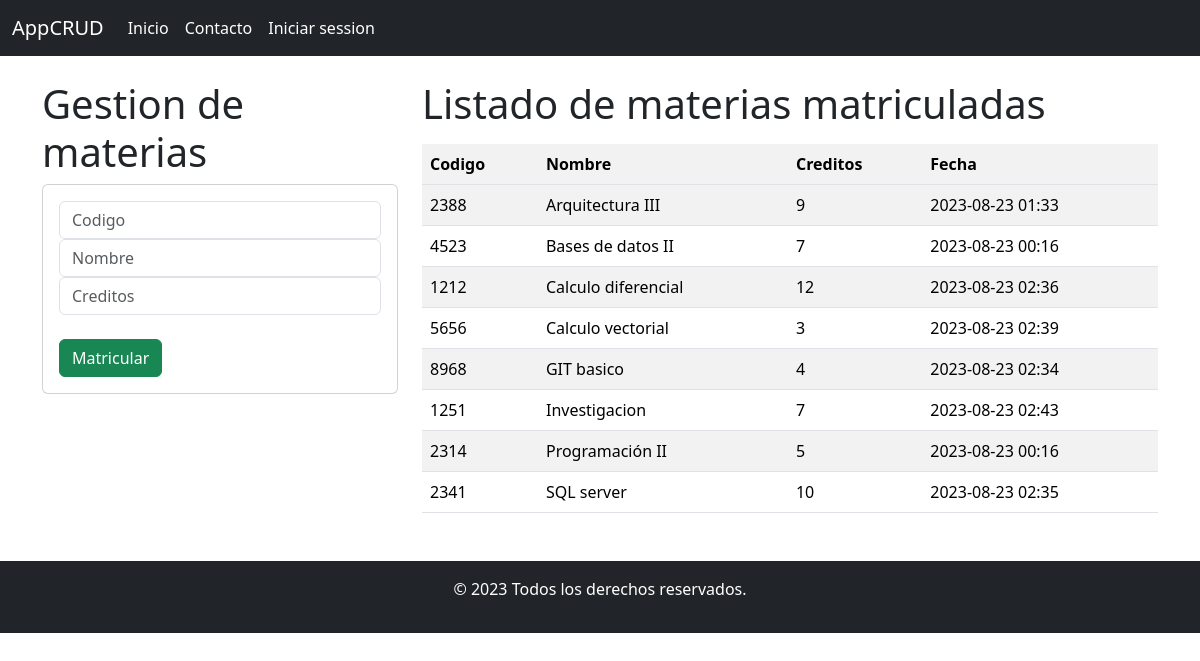
Before: /home/ with the older database file.
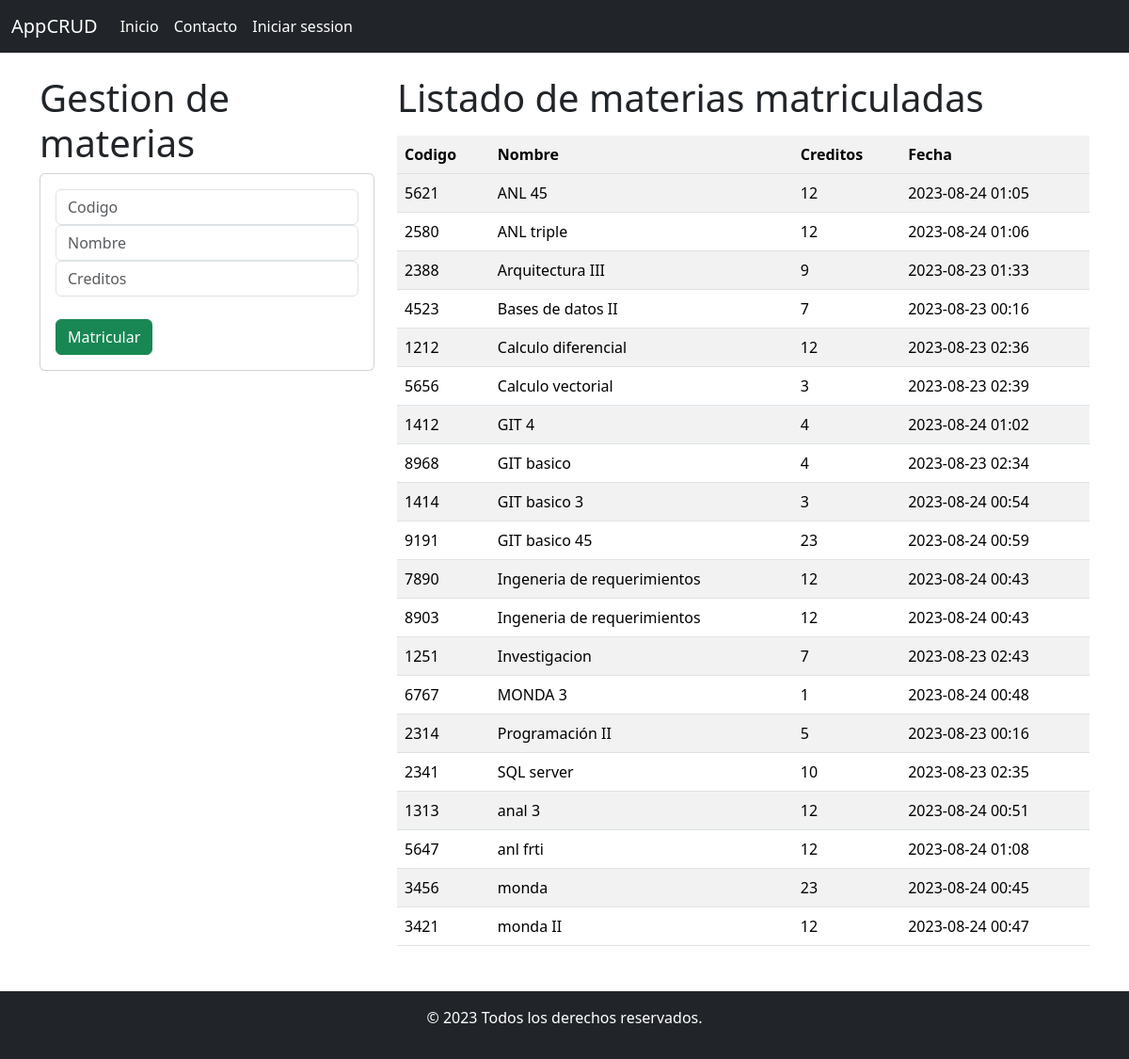
After: the same page with the newer database file.
### GestionarMaterias/models.py (models this page shows, shortened)
class MaricularMaterias(models.Model):
    id = models.CharField(primary_key=True,  max_length=5)
    nombre = models.CharField(max_length=40, blank=False, null=False)
    creditos = models.PositiveSmallIntegerField(blank=False, null=False)
    fecha = models.DateTimeField(auto_now=True)

### GestionarMaterias/views.py (the view)
# urls.py: path('home/', views.home, name="home" ),
def home(request):
    materias = MaricularMaterias.objects.all().order_by("nombre")
    contexto = {"materias": materias}
    return render(request, "gestionMaterias.html", context=contexto)

### GestionarMaterias/templates/gestionMaterias.html (shortened to what this page needs)
{% extends "main.html" %}
{% block body %}
<div class="row">
    <div class="col-sm-12 col-md-6 col-lg-4 col-xl-4">
        <h1> Gestion de materias</h1>
        <div class="card">
            <div class="card-body">
                <form action="{% url 'register' %}" method="POST">
                    <div class="form-group">
                        <input type="text"  name="codigo" class="form-control" placeholder="Codigo" max="4" required>
                    </div>
                    <div class="form-group">
                        <input type="text"  name="nombre" class="form-control" placeholder="Nombre"  max="40" required>
                    </div>
                    <div class="form-group">
                        <input type="text" name="creditos" class="form-control" placeholder="Creditos" required>
                    </div>
                    <div class="form-group">
                        <br>
                        <button type="submit" class="btn btn-success "> Matricular</button>
                    </div>
                </form>
            </div>
        </div>
    </div>
<div class="col-sm-12 col-md-6 col-lg-8 col-xl-8">
    <h1> Listado de materias matriculadas</h1>
    <div class="table-responsive py-2">
        <table class="table table-striped">
            <thhead>
                <tr>
                    <th> Codigo</th>
                    <th> Nombre</th>
                    <th> Creditos</th>
                    <th> Fecha</th>
                </tr>
            </thhead>
            <tbody>
                {% for materia in materias %}
                <tr>
                    <td>{{materia.id}}</td>
                    <td>{{materia.nombre}}</td>
                    <td>{{materia.creditos}}</td>
                    <td>{{materia.fecha|date:"Y-m-d H:i"}}</td>
                </tr>
                {% endfor %}
            </tbody>
        </table>
    </div>
</div>
</div>
{% endblock %}

### GestionarMaterias/templates/main.html (shortened to what this page needs)
<!DOCTYPE html>
<html lang="en">
<head>
    <link href="https://cdn.jsdelivr.net/npm/bootstrap@5.3.1/dist/css/bootstrap.min.css" rel="stylesheet">
</head>
<body>
    <nav class="navbar navbar-expand-lg bg-dark text-white">
        <div class="container-fluid">
          <a class="navbar-brand text-white" href="{% url 'home' %}">AppCRUD</a>
          <div class="collapse navbar-collapse" id="navbarSupportedContent">
            <ul class="navbar-nav me-auto mb-2 mb-lg-0">
              <li class="nav-item">
                <a class="nav-link active text-white" aria-current="page" href="{% url 'home' %}">Inicio</a>
              </li>
              <li class="nav-item">
                <a class="nav-link text-white" href="{% url 'info' %}">Contacto</a>
              </li>
              <li class="nav-item">
                <a class="nav-link text-white" href="{% url 'login' %}">Iniciar session</a>
              </li>
            </ul>
          </div>
        </div>
      </nav>
      <div class="container py-4">
    {% block body %}{% endblock %}
  </div>
    <footer class="bg-dark text-white text-center py-3">
      <div class="container">
          <p>&copy; 2023 Todos los derechos reservados.</p>
      </div>
  </footer>
</body>
</html>

Changed rows visible on the page:
added MaricularMaterias: id "5621", nombre "ANL 45", creditos "12", fecha "2023-08-24 01:05"
added MaricularMaterias: id "2580", nombre "ANL triple", creditos "12", fecha "2023-08-24 01:06"
added MaricularMaterias: id "1412", nombre "GIT 4", creditos "4", fecha "2023-08-24 01:02"
added MaricularMaterias: id "1414", nombre "GIT basico 3", creditos "3", fecha "2023-08-24 00:54"
added MaricularMaterias: id "9191", nombre "GIT basico 45", creditos "23", fecha "2023-08-24 00:59"
added MaricularMaterias: id "7890", nombre "Ingeneria de requerimientos", creditos "12", fecha "2023-08-24 00:43"
added MaricularMaterias: id "8903", nombre "Ingeneria de requerimientos", creditos "12", fecha "2023-08-24 00:43"
added MaricularMaterias: id "6767", nombre "MONDA 3", creditos "1", fecha "2023-08-24 00:48"
added MaricularMaterias: id "1313", nombre "anal 3", creditos "12", fecha "2023-08-24 00:51"
added MaricularMaterias: id "5647", nombre "anl frti", creditos "12", fecha "2023-08-24 01:08"
added MaricularMaterias: id "3456", nombre "monda", creditos "23", fecha "2023-08-24 00:45"
added MaricularMaterias: id "3421", nombre "monda II", creditos "12", fecha "2023-08-24 00:47"
